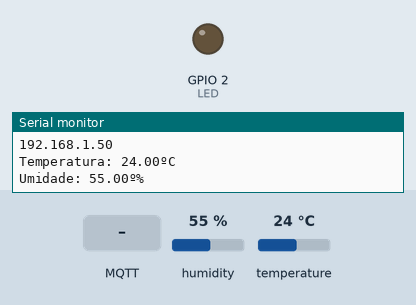
Recording of a sketch running on a simulated ESP32. On the bench: output pins drawn as LEDs (lit = HIGH), the last lines printed to the serial monitor. Inputs (shaded band) come from the test bench; at power-on: humidity 55 %, temperature 24 °C. WiFi joins after 1.5 s; servers stay silent unless stated; random numbers use the default seed unless the sketch sets one; no MQTT or app messages arrive unless stated.

Above: at 2.7 s.
2.8 s: MQTT message "1" arrives on the first subscribed topic
At 7.3 s:
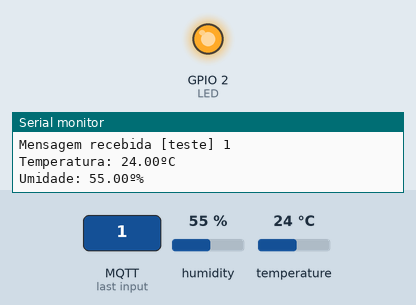
8.0 s: MQTT message "0" arrives on the first subscribed topic
At 12.1 s:
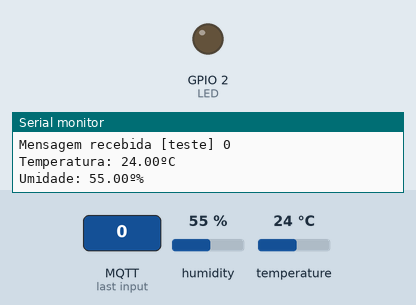
Timing chart, 0 to 13.6 s (numbered marks = the images above; inputs shaded):
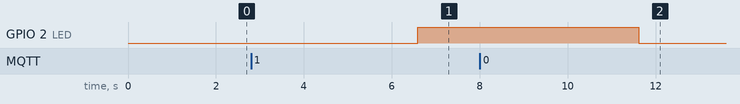

Measured:
- after the input at 2.8 s, GPIO 2 (LED): LOW → HIGH after 3.8 s
- after the input at 8.0 s, GPIO 2 (LED): HIGH → LOW after 3.6 s

The sketch:

mqtt-com-dht11.ino
```cpp
/*
 * Esse código recebe dados para ligar um LED no esp32
 * a partir do broker: broker.hivemq.com
 */


// Inclusão das bibliotecas.
#include <WiFi.h>
#include <PubSubClient.h>
#include "DHT.h"
#include <stdio.h>

// Mapeamento de hardware.
#define LED       2
#define DHTTYPE  DHT11
#define DHTPIN    13

DHT dht(DHTPIN,DHTTYPE);

// Configurações básicas de rede local e broker.
const char* ssid ="";
const char* password = "";
const char* mqtt_server = "broker.hivemq.com";

// Declaração de variáveis independentes.
WiFiClient espClient;
PubSubClient client(espClient);
unsigned long lastMsg = 0;
#define MSG_BUFFER_SIZE  (50)
char msg[MSG_BUFFER_SIZE];
int value = 0;


void setup_wifi() {

  delay(10);

  Serial.println();
  Serial.print("Conectando a: ");
  Serial.println(ssid);

  WiFi.mode(WIFI_STA);
  WiFi.begin(ssid, password);

  while (WiFi.status() != WL_CONNECTED) {
    delay(500);
    Serial.print(".");
  }

  randomSeed(micros());

  Serial.println("");
  Serial.println("WiFi conectado");
  Serial.println("Endereço de IP: ");
  Serial.println(WiFi.localIP());
}

void callback(char* topic, byte* payload, unsigned int length) {
  Serial.print("Mensagem recebida [");
  Serial.print(topic);
  Serial.print("] ");
  for (int i = 0; i < length; i++) {
    Serial.print((char)payload[i]);
    if(payload[i] == '1'){
      digitalWrite(LED, HIGH);
    }

    if(payload[i] == '0'){
      digitalWrite(LED, LOW);
    }
  }
  Serial.println();
}

void reconnect() {

  while (!client.connected()) {
    Serial.print("Tentando conexão MQTT...");
    // Cria um ID aleatório
    String clientId = "";
    clientId += String(random(0xffff), HEX);
    // Tentativa de reconectar
    if (client.connect(clientId.c_str())) {
      Serial.println("Conectado");
      client.subscribe("teste");
    } else {
      Serial.print("falhou, rc=");
      Serial.print(client.state());
      Serial.println(" Próxima tentativa em 5 segundos.");
      // Espera 5 segundos antes de tentar novamente.
      delay(5000);
    }
  }
}

void setup() {
  pinMode(LED, OUTPUT);
  Serial.begin(115200);
  setup_wifi();
  client.setServer(mqtt_server, 1883);
  client.setCallback(callback);

  dht.begin();
}

void loop()
{
  float t = dht.readTemperature();
  float h = dht.readHumidity();

  // Loop da temperatura e Umidade
  Serial.print("Temperatura: ");
  Serial.print(t);
  Serial.println(F("ºC"));
  snprintf(msg,MSG_BUFFER_SIZE,"%f", t);
  client.publish("temperatura",msg);

  Serial.print("Umidade: ");
  Serial.print(h);
  Serial.println(F("º%"));
  snprintf(msg,MSG_BUFFER_SIZE,"%f", h);
  client.publish("umidade",msg);

  delay(5000); // espera 5 segundos para enviar novamente os valores de temperatura e humidade.

  if (!client.connected()) {
    reconnect();
  }
  client.loop();
}
```
